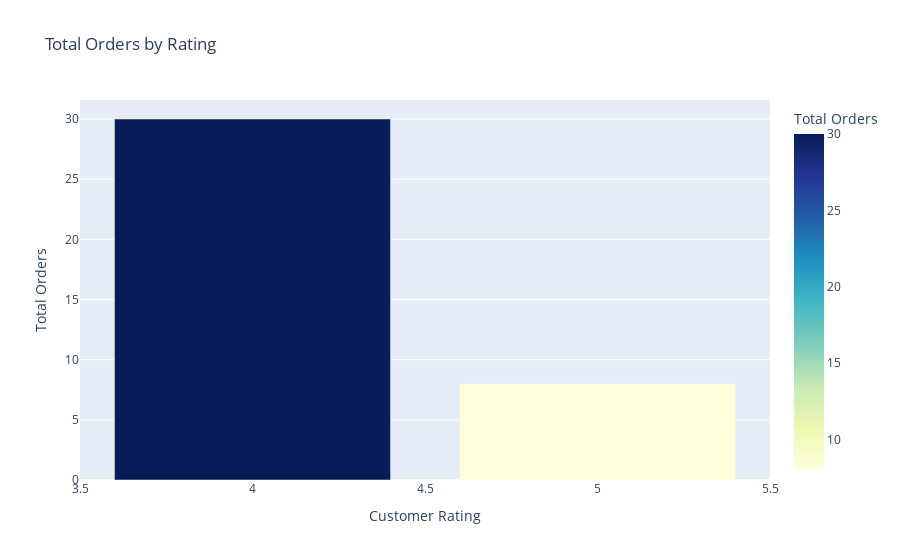

Notebook source saved alongside this figure:
### Markdown cell above
### Total Orders by Day of the Week

In this analysis, we examine the total number of orders placed on each day of the week. The data is grouped by the day of the week, and a bar chart is used to visualize the total number of orders for each day.

- **X-axis**: The days of the week (Monday, Tuesday, etc.).
- **Y-axis**: The total number of orders placed on that particular day.
- **Color Gradient**: The color gradient represents the number of orders, with darker shades indicating higher order counts.

This visualization helps in understanding which days of the week are the busiest in terms of orders. It provides insights into customer behavior, enabling businesses to plan for peak days, allocate resources efficiently, and optimize operations.

The chart is interactive, allowing you to hover over bars to see specific values for each day.

### Code cell
import plotly.express as px

# Investigate how ratings affect the order count
rating_order_analysis = final_data.groupby('Rating').agg(
    total_orders=('Order ID', 'count')
).reset_index()

# Visualization: Ratings vs Orders using Plotly
fig = px.bar(rating_order_analysis, 
             x='Rating', 
             y='total_orders', 
             title='Total Orders by Rating',
             labels={'Rating': 'Customer Rating', 'total_orders': 'Total Orders'},
             color='total_orders', 
             color_continuous_scale='YlGnBu')

fig.show()

### Figure 1 — Plotly figure (JSON) as saved in the notebook; plotly's stock layout.template omitted (floating-point values rounded to 4 significant figures)
{"data": [{"alignmentgroup": "True", "hovertemplate": "Customer Rating=%{x}<br>Total Orders=%{marker.color}<extra></extra>", "legendgroup": "", "marker": {"color": [30, 8], "coloraxis": "coloraxis", "pattern": {"shape": ""}}, "name": "", "offsetgroup": "", "orientation": "v", "showlegend": false, "textposition": "auto", "type": "bar", "x": [4, 5], "xaxis": "x", "y": [30, 8], "yaxis": "y"}], "layout": {"autosize": true, "barmode": "relative", "coloraxis": {"colorbar": {"title": {"text": "Total Orders"}}, "colorscale": [[0, "rgb(255,255,217)"], [0.125, "rgb(237,248,177)"], [0.25, "rgb(199,233,180)"], [0.375, "rgb(127,205,187)"], [0.5, "rgb(65,182,196)"], [0.625, "rgb(29,145,192)"], [0.75, "rgb(34,94,168)"], [0.875, "rgb(37,52,148)"], [1, "rgb(8,29,88)"]]}, "legend": {"tracegroupgap": 0}, "title": {"text": "Total Orders by Rating"}, "xaxis": {"anchor": "y", "autorange": true, "domain": [0, 1], "range": [3.5, 5.5], "title": {"text": "Customer Rating"}, "type": "linear"}, "yaxis": {"anchor": "x", "autorange": true, "domain": [0, 1], "range": [0, 31.58], "title": {"text": "Total Orders"}, "type": "linear"}}}
